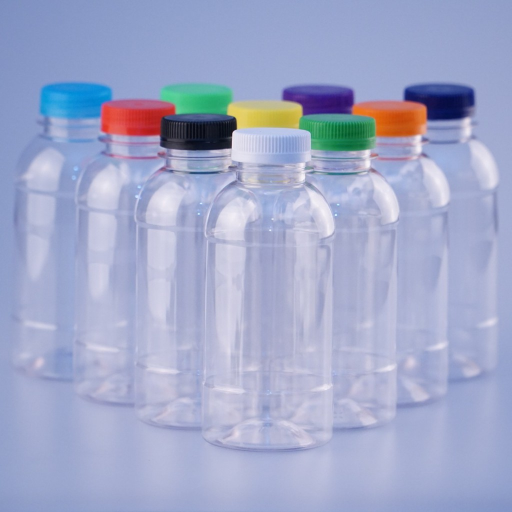
#> input picture contoh_sampah.jpg, 1024 x 1024 px (shown at 1/2 size)
$ python -i image_processing.py   (imports and definitions only)
#> lines starting #> are read from the running program, lines starting #| are printed output that depends on the picture
#> further down, picture is the input picture: PIL image 1024x1024 RGB; mean R, G, B 161.5, 169.3, 201.8
from PIL import Image, ImageEnhance, ImageFilter
import numpy as np
import cv2
import io

class ImageProcessor:
    @staticmethod
    def enhance_image(image: Image.Image, enhance_factor: float = 1.2) -> Image.Image:
        """
        Tingkatkan kualitas gambar
        """
#> called with enhance_factor = 1.2
        try:
            # Enhance contrast
            enhancer = ImageEnhance.Contrast(image)
            image = enhancer.enhance(enhance_factor)
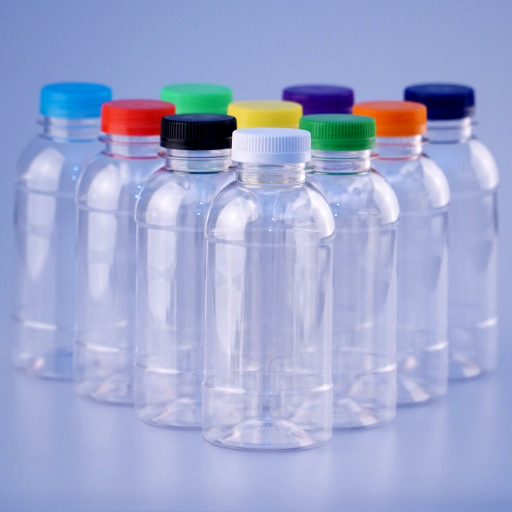
#> image: PIL image 1024x1024 RGB (shown at 1/2 size); mean R, G, B 159.5, 168.6, 207.7

            # Enhance sharpness
            enhancer = ImageEnhance.Sharpness(image)
            image = enhancer.enhance(enhance_factor)

            return image
        except Exception as e:
            return image

    @staticmethod
    def remove_noise(image: Image.Image) -> Image.Image:
        """
        Hilangkan noise dari gambar
        """
        try:
            # Apply mild blur to reduce noise
            image = image.filter(ImageFilter.MedianFilter(size=3))
            return image
        except Exception as e:
            return image

    @staticmethod
    def resize_image(image: Image.Image, target_size: tuple = (224, 224)) -> Image.Image:
        """
        Resize gambar dengan mempertahankan aspek rasio
        """
#> called with target_size = (224, 224)
        try:
            # Calculate aspect ratio
            aspect_ratio = image.width / image.height
#> aspect_ratio = 1

            if aspect_ratio > 1:  # Landscape
                new_width = target_size[0]
                new_height = int(target_size[0] / aspect_ratio)
            else:  # Portrait
                new_height = target_size[1]
                new_width = int(target_size[1] * aspect_ratio)
#> new_width = 224

            # Resize
            resized = image.resize((new_width, new_height), Image.Resampling.LANCZOS)
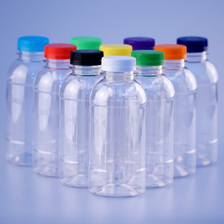
#> resized: PIL image 224x224 RGB; mean R, G, B 159.4, 168.5, 207.6

            # Create new image with target size and paste resized image
            new_image = Image.new('RGB', target_size, (255, 255, 255))
#> new_image: PIL image 224x224 RGB; every value is 255

            # Center the image
            x_offset = (target_size[0] - new_width) // 2
#> x_offset = 0
            y_offset = (target_size[1] - new_height) // 2

            new_image.paste(resized, (x_offset, y_offset))

            return new_image
        except Exception as e:
            return image.resize(target_size, Image.Resampling.LANCZOS)

    @staticmethod
    def normalize_image(image: Image.Image) -> Image.Image:
        """
        Normalisasi gambar
        """
        try:
            # Convert to numpy array
            img_array = np.array(image)

            # Normalize to 0-255 range
            img_array = np.clip(img_array, 0, 255)

            # Convert back to PIL Image
            return Image.fromarray(img_array.astype(np.uint8))
        except Exception as e:
            return image

    @staticmethod
    def preprocess_for_model(image: Image.Image) -> Image.Image:
        """
        Preprocessing lengkap untuk model
        """
        try:
            # Convert to RGB if needed
            if image.mode != 'RGB':
                image = image.convert('RGB')

            # Enhance image quality
            image = ImageProcessor.enhance_image(image)

            # Remove noise
            image = ImageProcessor.remove_noise(image)

            # Resize to model input size
            image = ImageProcessor.resize_image(image, (224, 224))

            # Normalize
            image = ImageProcessor.normalize_image(image)

            return image
        except Exception as e:
            # Fallback to simple resize
            return image.resize((224, 224), Image.Resampling.LANCZOS)

    @staticmethod
    def validate_image(image_bytes: bytes) -> bool:
        """
        Validasi apakah file adalah gambar yang valid
        """
        try:
            image = Image.open(io.BytesIO(image_bytes))
            image.verify()
            return True
        except Exception:
            return False

    @staticmethod
    def get_image_info(image: Image.Image) -> dict:
        """
        Dapatkan informasi gambar
        """
        return {
            "format": image.format,
            "mode": image.mode,
            "size": image.size,
            "width": image.width,
            "height": image.height
        }

>>> from PIL import Image
>>> picture = Image.open('../../contoh_sampah.jpg')
>>> result = ImageProcessor().preprocess_for_model(picture)
